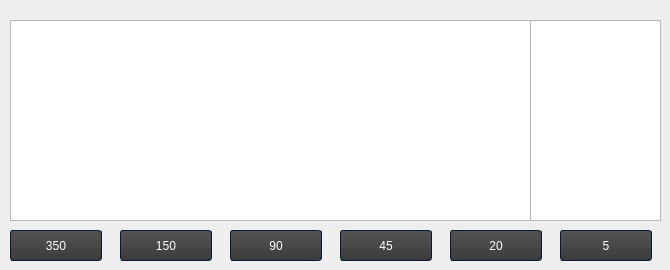
    <widget class="QWidget" name="ivme_graph_tab">
     <attribute name="title">
      <string>İvme Grafiği</string>
     </attribute>
     <widget class="QPushButton" name="baglantiyi_kes_8">
      <property name="geometry">
       <rect>
        <x>450</x>
        <y>230</y>
        <width>92</width>
        <height>31</height>
       </rect>
      </property>
      <property name="styleSheet">
       <string notr="true">/*-----QPushButton-----*/
QPushButton
{
	background-color: qlineargradient(spread:repeat, x1:1, y1:0, x2:1, y2:1, stop:0 rgba(84, 84, 84, 255),stop:1 rgba(59, 59, 59, 255));
	color: #ffffff;
	min-width: 80px;
	border-style: solid;
	border-width: 1px;
	border-radius: 3px;
	border-color: #051a39;
	padding: 5px;

}


QPushButton::flat
{
	background-color: transparent;
	border: none;
	color: #fff;

}


QPushButton::disabled
{
	background-color: #404040;
	color: #656565;
	border-color: #051a39;

}


QPushButton::hover
{
	background-color: rgba(183, 134, 32, 20%);
	border: 1px solid #b78620;

}


QPushButton::pressed
{
	background-color: qlineargradient(spread:repeat, x1:1, y1:0, x2:1, y2:1, stop:0 rgba(74, 74, 74, 255),stop:1 rgba(49, 49, 49, 255));
	border: 1px solid #b78620;

}


QPushButton::checked
{
	background-color: qlineargradient(spread:repeat, x1:1, y1:0, x2:1, y2:1, stop:0 rgba(74, 74, 74, 255),stop:1 rgba(49, 49, 49, 255));
	border: 1px solid #222;

}
</string>
      </property>
      <property name="text">
       <string>20</string>
      </property>
     </widget>
     <widget class="QPushButton" name="baglantiyi_kes_9">
      <property name="geometry">
       <rect>
        <x>230</x>
        <y>230</y>
        <width>92</width>
        <height>31</height>
       </rect>
      </property>
      <property name="styleSheet">
       <string notr="true">/*-----QPushButton-----*/
QPushButton
{
	background-color: qlineargradient(spread:repeat, x1:1, y1:0, x2:1, y2:1, stop:0 rgba(84, 84, 84, 255),stop:1 rgba(59, 59, 59, 255));
	color: #ffffff;
	min-width: 80px;
	border-style: solid;
	border-width: 1px;
	border-radius: 3px;
	border-color: #051a39;
	padding: 5px;

}


QPushButton::flat
{
	background-color: transparent;
	border: none;
	color: #fff;

}


QPushButton::disabled
{
	background-color: #404040;
	color: #656565;
	border-color: #051a39;

}


QPushButton::hover
{
	background-color: rgba(183, 134, 32, 20%);
	border: 1px solid #b78620;

}


QPushButton::pressed
{
	background-color: qlineargradient(spread:repeat, x1:1, y1:0, x2:1, y2:1, stop:0 rgba(74, 74, 74, 255),stop:1 rgba(49, 49, 49, 255));
	border: 1px solid #b78620;

}


QPushButton::checked
{
	background-color: qlineargradient(spread:repeat, x1:1, y1:0, x2:1, y2:1, stop:0 rgba(74, 74, 74, 255),stop:1 rgba(49, 49, 49, 255));
	border: 1px solid #222;

}
</string>
      </property>
      <property name="text">
       <string>90</string>
      </property>
     </widget>
     <widget class="PlotWidget" name="hizPlotAnlik_2">
      <property name="geometry">
       <rect>
        <x>530</x>
        <y>20</y>
        <width>131</width>
        <height>201</height>
       </rect>
      </property>
     </widget>
     <widget class="QPushButton" name="baglantiyi_kes_10">
      <property name="geometry">
       <rect>
        <x>120</x>
        <y>230</y>
        <width>92</width>
        <height>31</height>
       </rect>
      </property>
      <property name="styleSheet">
       <string notr="true">/*-----QPushButton-----*/
QPushButton
{
	background-color: qlineargradient(spread:repeat, x1:1, y1:0, x2:1, y2:1, stop:0 rgba(84, 84, 84, 255),stop:1 rgba(59, 59, 59, 255));
	color: #ffffff;
	min-width: 80px;
	border-style: solid;
	border-width: 1px;
	border-radius: 3px;
	border-color: #051a39;
	padding: 5px;

}


QPushButton::flat
{
	background-color: transparent;
	border: none;
	color: #fff;

}


QPushButton::disabled
{
	background-color: #404040;
	color: #656565;
	border-color: #051a39;

}


QPushButton::hover
{
	background-color: rgba(183, 134, 32, 20%);
	border: 1px solid #b78620;

}


QPushButton::pressed
{
	background-color: qlineargradient(spread:repeat, x1:1, y1:0, x2:1, y2:1, stop:0 rgba(74, 74, 74, 255),stop:1 rgba(49, 49, 49, 255));
	border: 1px solid #b78620;

}


QPushButton::checked
{
	background-color: qlineargradient(spread:repeat, x1:1, y1:0, x2:1, y2:1, stop:0 rgba(74, 74, 74, 255),stop:1 rgba(49, 49, 49, 255));
	border: 1px solid #222;

}
</string>
      </property>
      <property name="text">
       <string>150</string>
      </property>
     </widget>
     <widget class="PlotWidget" name="hizPlotGecmis_2">
      <property name="geometry">
       <rect>
        <x>10</x>
        <y>20</y>
        <width>521</width>
        <height>201</height>
       </rect>
      </property>
     </widget>
     <widget class="QPushButton" name="baglantiyi_kes_11">
      <property name="geometry">
       <rect>
        <x>10</x>
        <y>230</y>
        <width>92</width>
        <height>31</height>
       </rect>
      </property>
      <property name="styleSheet">
       <string notr="true">/*-----QPushButton-----*/
QPushButton
{
	background-color: qlineargradient(spread:repeat, x1:1, y1:0, x2:1, y2:1, stop:0 rgba(84, 84, 84, 255),stop:1 rgba(59, 59, 59, 255));
	color: #ffffff;
	min-width: 80px;
	border-style: solid;
	border-width: 1px;
	border-radius: 3px;
	border-color: #051a39;
	padding: 5px;

}


QPushButton::flat
{
	background-color: transparent;
	border: none;
	color: #fff;

}


QPushButton::disabled
{
	background-color: #404040;
	color: #656565;
	border-color: #051a39;

}


QPushButton::hover
{
	background-color: rgba(183, 134, 32, 20%);
	border: 1px solid #b78620;

}


QPushButton::pressed
{
	background-color: qlineargradient(spread:repeat, x1:1, y1:0, x2:1, y2:1, stop:0 rgba(74, 74, 74, 255),stop:1 rgba(49, 49, 49, 255));
	border: 1px solid #b78620;

}


QPushButton::checked
{
	background-color: qlineargradient(spread:repeat, x1:1, y1:0, x2:1, y2:1, stop:0 rgba(74, 74, 74, 255),stop:1 rgba(49, 49, 49, 255));
	border: 1px solid #222;

}
</string>
      </property>
      <property name="text">
       <string>350</string>
      </property>
     </widget>
     <widget class="QPushButton" name="baglantiyi_kes_12">
      <property name="geometry">
       <rect>
        <x>560</x>
        <y>230</y>
        <width>92</width>
        <height>31</height>
       </rect>
      </property>
      <property name="styleSheet">
       <string notr="true">/*-----QPushButton-----*/
QPushButton
{
	background-color: qlineargradient(spread:repeat, x1:1, y1:0, x2:1, y2:1, stop:0 rgba(84, 84, 84, 255),stop:1 rgba(59, 59, 59, 255));
	color: #ffffff;
	min-width: 80px;
	border-style: solid;
	border-width: 1px;
	border-radius: 3px;
	border-color: #051a39;
	padding: 5px;

}


QPushButton::flat
{
	background-color: transparent;
	border: none;
	color: #fff;

}


QPushButton::disabled
{
	background-color: #404040;
	color: #656565;
	border-color: #051a39;

}


QPushButton::hover
{
	background-color: rgba(183, 134, 32, 20%);
	border: 1px solid #b78620;

}


QPushButton::pressed
{
	background-color: qlineargradient(spread:repeat, x1:1, y1:0, x2:1, y2:1, stop:0 rgba(74, 74, 74, 255),stop:1 rgba(49, 49, 49, 255));
	border: 1px solid #b78620;

}


QPushButton::checked
{
	background-color: qlineargradient(spread:repeat, x1:1, y1:0, x2:1, y2:1, stop:0 rgba(74, 74, 74, 255),stop:1 rgba(49, 49, 49, 255));
	border: 1px solid #222;

}
</string>
      </property>
      <property name="text">
       <string>5</string>
      </property>
     </widget>
     <widget class="QPushButton" name="baglantiyi_kes_13">
      <property name="geometry">
       <rect>
        <x>340</x>
        <y>230</y>
        <width>92</width>
        <height>31</height>
       </rect>
      </property>
      <property name="styleSheet">
       <string notr="true">/*-----QPushButton-----*/
QPushButton
{
	background-color: qlineargradient(spread:repeat, x1:1, y1:0, x2:1, y2:1, stop:0 rgba(84, 84, 84, 255),stop:1 rgba(59, 59, 59, 255));
	color: #ffffff;
	min-width: 80px;
	border-style: solid;
	border-width: 1px;
	border-radius: 3px;
	border-color: #051a39;
	padding: 5px;

}


QPushButton::flat
{
	background-color: transparent;
	border: none;
	color: #fff;

}


QPushButton::disabled
{
	background-color: #404040;
	color: #656565;
	border-color: #051a39;

}


QPushButton::hover
{
	background-color: rgba(183, 134, 32, 20%);
	border: 1px solid #b78620;

}


QPushButton::pressed
{
	background-color: qlineargradient(spread:repeat, x1:1, y1:0, x2:1, y2:1, stop:0 rgba(74, 74, 74, 255),stop:1 rgba(49, 49, 49, 255));
	border: 1px solid #b78620;

}


QPushButton::checked
{
	background-color: qlineargradient(spread:repeat, x1:1, y1:0, x2:1, y2:1, stop:0 rgba(74, 74, 74, 255),stop:1 rgba(49, 49, 49, 255));
	border: 1px solid #222;

}
</string>
      </property>
      <property name="text">
       <string>45</string>
      </property>
     </widget>
    </widget>
